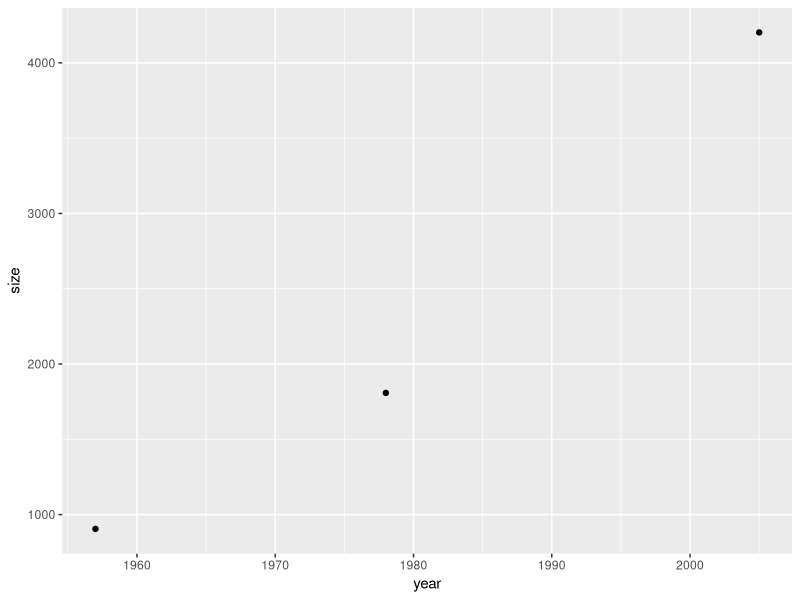
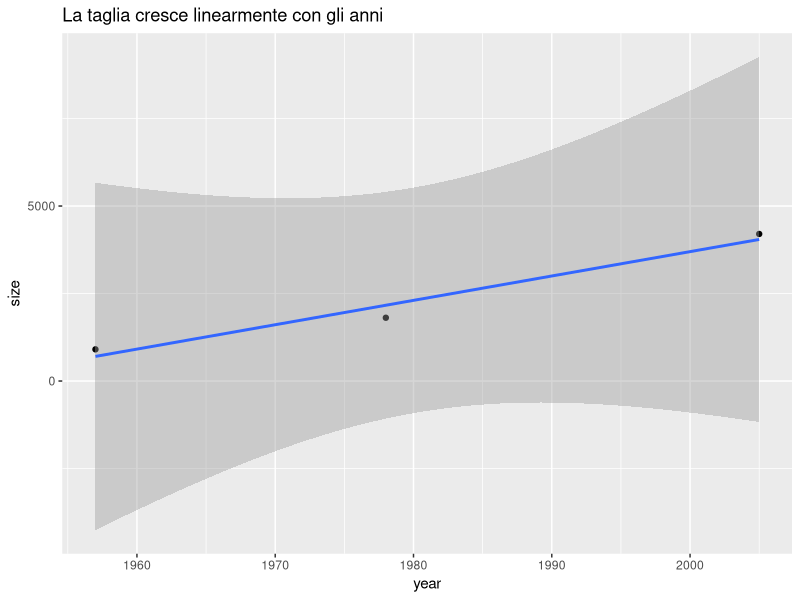
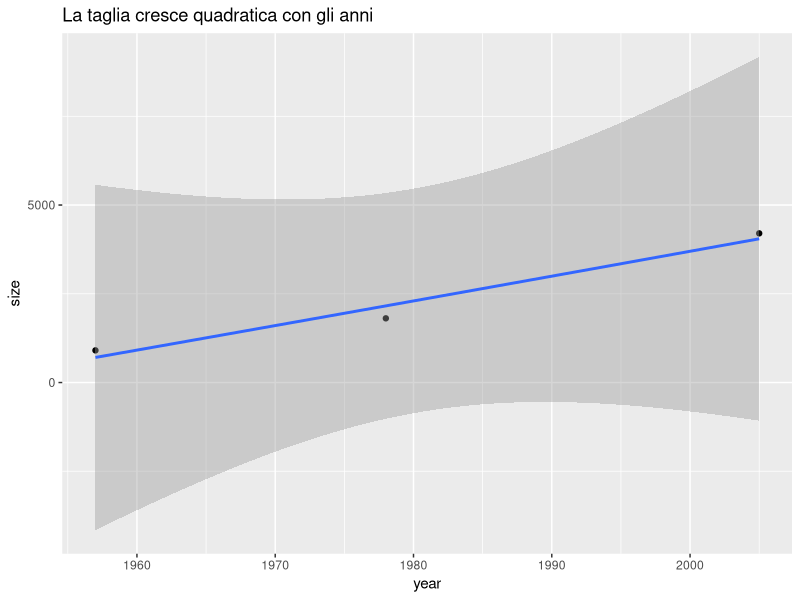
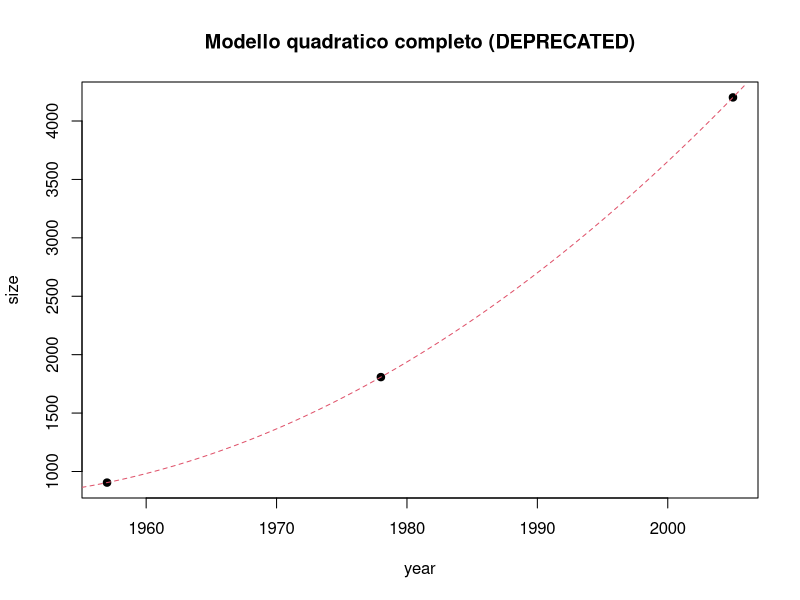

Source code (R) for these figures, in order:
## ---- chunk 1
knitr::opts_chunk$set(echo = TRUE)
## ---- chunk 2
library(tidyverse)

d <-  tibble(year=c(1957, 1978, 2005), 
             size=c(905, 1808, 4202))
g <- ggplot(d, aes(x=year, y=size))
gg <- g + geom_point()
gg
## ---- chunk 3
# linear
lin <- lm(size~year, data=d)
gg + geom_smooth(method='lm', formula= y~x) + 
  ggtitle("La taglia cresce linearmente con gli anni")


#quadratic
## ---- chunk 4
summary(lin)
## ---- chunk 5

quad <- lm(size~I(year^2), data=d)
gg + geom_smooth(method='lm', formula= y~I(x^2)) + 
  ggtitle("La taglia cresce quadratica con gli anni")

## ---- chunk 6

summary(quad)
## ---- chunk 7
compl <- lm(size~ year + I(year^2), data=d)
plot(d, pch=19, main="Modello quadratico completo (DEPRECATED)")
xx <- seq(1950, 2006, length.out=1000)
yy <- predict(compl, newdata=data.frame(year=xx))
points(xx,yy, type="l", lty=2, col=2)
## ---- chunk 8
size72 <- predict(compl, newdata=data.frame(year=1972))
size22 <- predict(compl, newdata=data.frame(year=2022))
aumento <-  size22 * 100 / size72
